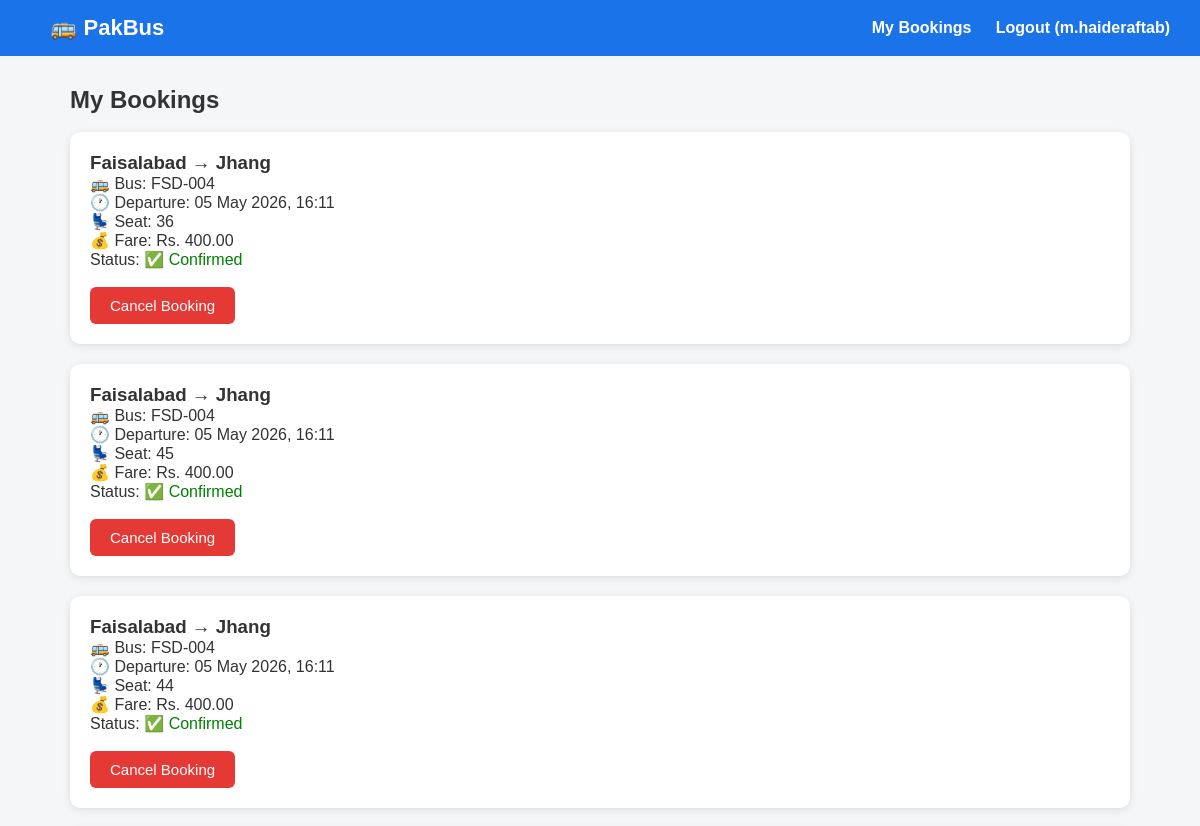
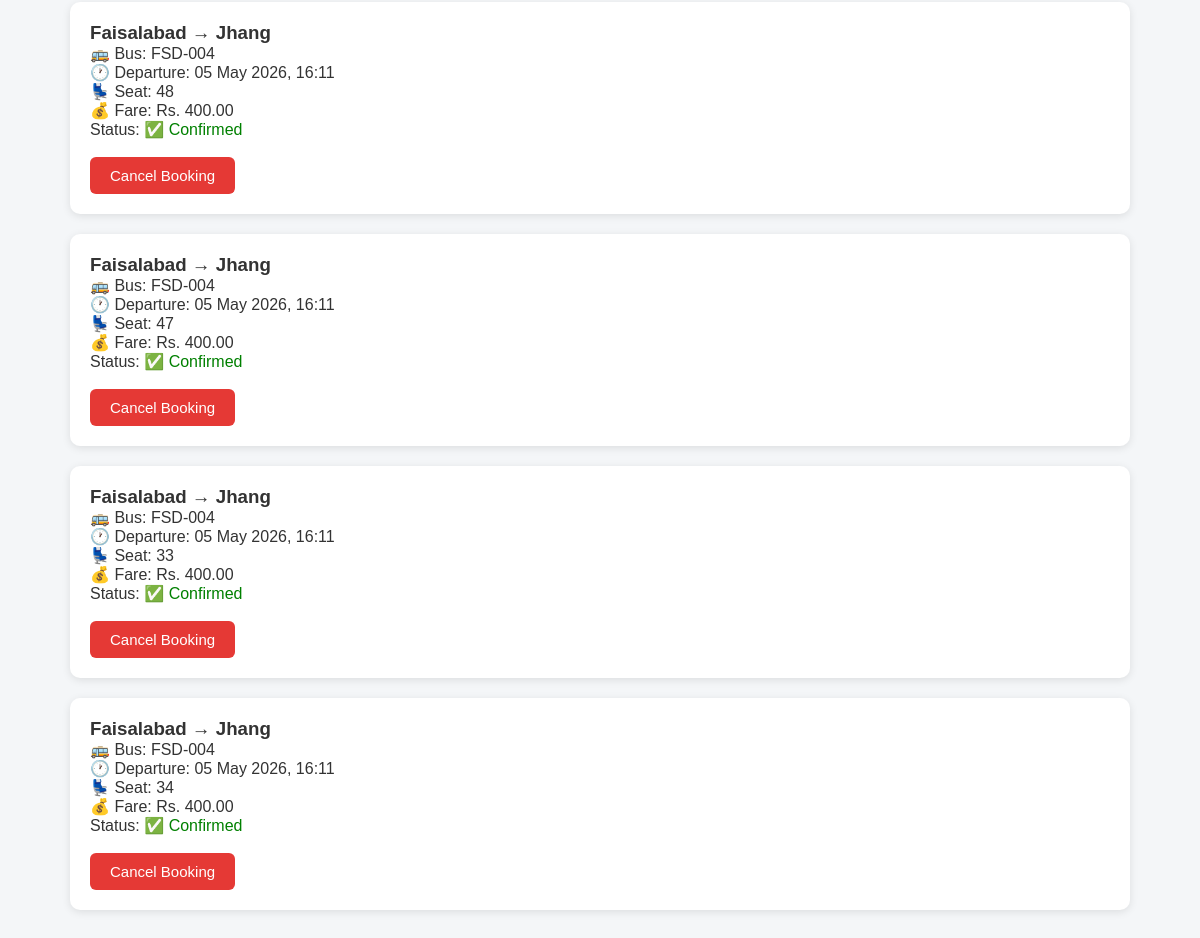
Page /book/my/ (signed in) on the committed database (2 pictures, top to bottom).
### bookings/models.py (models this page shows, shortened)
class Booking(models.Model):
    STATUS_CHOICES = [
        ('confirmed', 'Confirmed'),
        ('cancelled', 'Cancelled'),
    ]
    user        = models.ForeignKey(User, on_delete=models.CASCADE)
    schedule    = models.ForeignKey(Schedule, on_delete=models.CASCADE)
    seat_number = models.IntegerField()
    booked_at   = models.DateTimeField(auto_now_add=True)
    status      = models.CharField(max_length=20, choices=STATUS_CHOICES, default='confirmed')

### schedules/models.py (models this page shows, shortened)
class Schedule(models.Model):
    route          = models.ForeignKey(Route, on_delete=models.CASCADE)
    bus            = models.ForeignKey(Bus, on_delete=models.CASCADE)
    departure_time = models.DateTimeField()
    arrival_time   = models.DateTimeField()
    fare           = models.DecimalField(max_digits=8, decimal_places=2)

### routes/models.py (models this page shows)
class Route(models.Model):
    from_city   = models.ForeignKey(City, on_delete=models.CASCADE, related_name='departures')
    to_city     = models.ForeignKey(City, on_delete=models.CASCADE, related_name='arrivals')
    distance_km = models.IntegerField()
    def __str__(self):
        return f"{self.from_city} → {self.to_city}"

class City(models.Model):
    name = models.CharField(max_length=100)
    def __str__(self):
        return self.name

### buses/models.py (models this page shows, shortened)
class Bus(models.Model):
    BUS_TYPES = [
        ('AC', 'AC'),
        ('Non-AC', 'Non-AC'),
        ('Sleeper', 'Sleeper'),
    ]
    bus_number  = models.CharField(max_length=20)
    total_seats = models.IntegerField()
    bus_type    = models.CharField(max_length=20, choices=BUS_TYPES)

### bookings/views.py (the view)
# urls.py: path('my/',                      views.my_bookings,     name='my_bookings'),
@login_required
def my_bookings(request):
    bookings = Booking.objects.filter(user=request.user).order_by('-booked_at')
    return render(request, 'bookings/my_bookings.html', {'bookings': bookings})

### templates/bookings/my_bookings.html
{% extends 'base.html' %}
{% block content %}
<h2>My Bookings</h2><br>
{% if bookings %}
    {% for b in bookings %}
    <div class="card">
        <h3>{{ b.schedule.route }}</h3>
        <p>🚌 Bus: {{ b.schedule.bus.bus_number }}</p>
        <p>🕐 Departure: {{ b.schedule.departure_time|date:"d M Y, H:i" }}</p>
        <p>💺 Seat: {{ b.seat_number }}</p>
        <p>💰 Fare: Rs. {{ b.schedule.fare }}</p>
        <p>Status:
            {% if b.status == 'confirmed' %}
                <span style="color:green;">✅ Confirmed</span>
            {% else %}
                <span style="color:red;">❌ Cancelled</span>
            {% endif %}
        </p>
        {% if b.status == 'confirmed' %}
        <br>
        <a href="/book/cancel/{{ b.id }}/" class="btn btn-red">Cancel Booking</a>
        {% endif %}
    </div>
    {% endfor %}
{% else %}
    <div class="card"><p>No bookings yet. <a href="/">Search for buses</a></p></div>
{% endif %}
{% endblock %}

### templates/base.html (shortened to what this page needs)
{% load static %}
<!DOCTYPE html>
<html lang="en">
<head>
    <link rel="stylesheet" href="{% static 'css/base.css' %}">
</head>
<body>
    <nav>
        <a href="/" class="brand">🚌 PakBus</a>
        <div>
            {% if user.is_authenticated %}
                <a href="/book/my/">My Bookings</a>
                <a href="/users/logout/">Logout ({{ user.username }})</a>
            {% else %}
                <a href="/users/login/">Login</a>
                <a href="/users/register/">Register</a>
            {% endif %}
        </div>
    </nav>
    <div class="container">
        {% block content %}{% endblock %}
    </div>
</body>
</html>

### static/css/base.css (style rules this page uses)
* { margin: 0; padding: 0; box-sizing: border-box; }
body { font-family: Arial, sans-serif; background: #f4f6f8; color: #333; }
nav { background: #1a73e8; padding: 15px 30px; display: flex; justify-content: space-between; align-items: center; }
nav a { color: white; text-decoration: none; margin-left: 20px; font-weight: bold; }
nav .brand { font-size: 22px; }
.container { max-width: 1100px; margin: 30px auto; padding: 0 20px; }
.btn { background: #1a73e8; color: white; padding: 10px 20px; border: none; border-radius: 6px; cursor: pointer; text-decoration: none; font-size: 15px; display: inline-block; }
.btn-red { background: #e53935; }
.card { background: white; border-radius: 10px; padding: 20px; margin-bottom: 20px; box-shadow: 0 2px 8px rgba(0,0,0,0.1); }

### rows in the picture
Booking: schedule.route "Faisalabad → Jhang", schedule.bus.bus_number "FSD-004", schedule.departure_time "05 May 2026, 16:11", seat_number "36", schedule.fare "400.00", status "✅ Confirmed"
Booking: schedule.route "Faisalabad → Jhang", schedule.bus.bus_number "FSD-004", schedule.departure_time "05 May 2026, 16:11", seat_number "45", schedule.fare "400.00", status "✅ Confirmed"
Booking: schedule.route "Faisalabad → Jhang", schedule.bus.bus_number "FSD-004", schedule.departure_time "05 May 2026, 16:11", seat_number "44", schedule.fare "400.00", status "✅ Confirmed"
Booking: schedule.route "Faisalabad → Jhang", schedule.bus.bus_number "FSD-004", schedule.departure_time "05 May 2026, 16:11", seat_number "48", schedule.fare "400.00", status "✅ Confirmed"
Booking: schedule.route "Faisalabad → Jhang", schedule.bus.bus_number "FSD-004", schedule.departure_time "05 May 2026, 16:11", seat_number "47", schedule.fare "400.00", status "✅ Confirmed"
Booking: schedule.route "Faisalabad → Jhang", schedule.bus.bus_number "FSD-004", schedule.departure_time "05 May 2026, 16:11", seat_number "33", schedule.fare "400.00", status "✅ Confirmed"
Booking: schedule.route "Faisalabad → Jhang", schedule.bus.bus_number "FSD-004", schedule.departure_time "05 May 2026, 16:11", seat_number "34", schedule.fare "400.00", status "✅ Confirmed"

### other values in the picture
{{ user.username }} "m.haideraftab"
